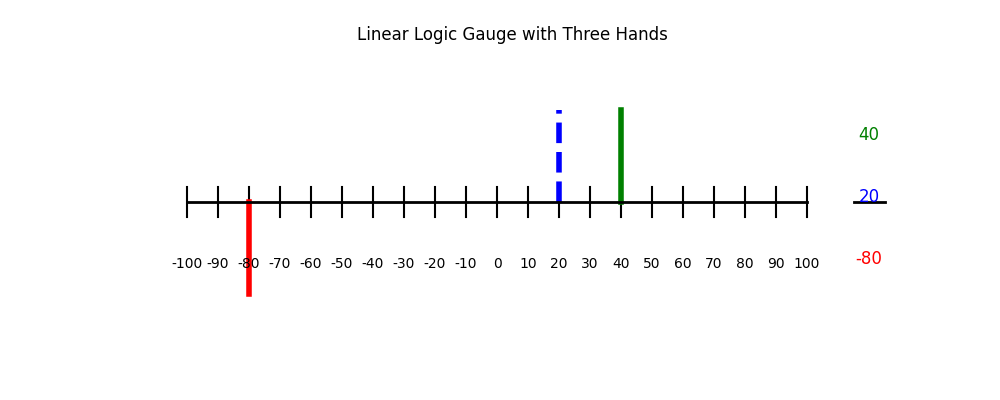

Generate this figure with Python:
import numpy as np
import matplotlib.pyplot as plt

def plot_linear_gauge(positive_value, negative_value, third_value):
    # Create figure and axis
    fig, ax = plt.subplots(figsize=(10, 4))  # Adjusting for a wide linear layout
    
    # Set up the linear dial, now with negative values
    max_value = 100
    min_value = -100
    ax.set_xlim(min_value, max_value)
    ax.set_ylim(-1, 1)
    
    # Draw the linear dial with tick marks for both negative and positive values
    tick_positions = np.linspace(min_value, max_value, 21)
    for i in range(min_value, max_value + 1, 10):
        ax.text(i, -0.2, str(i), ha='center', va='center')
        ax.plot([i, i], [-0.05, 0.05], color='black')  # Small vertical ticks
    
    # Plot the hands
    ax.plot([positive_value, positive_value], [0, 0.3], color='green', lw=4, label=f'Positive: {positive_value}')
    ax.plot([negative_value, negative_value], [0, -0.3], color='red', lw=4, label=f'Negative: {negative_value}')
    ax.plot([third_value, third_value], [0, 0.3], color='blue', lw=4, label=f'Third: {third_value}', linestyle='--')

    # Plot the base line for the linear dial
    ax.plot([min_value, max_value], [0, 0], color='black', lw=2)
    
    # Add legend on the right side of the dial
    ax.text(max_value + 20, 0.2, str(positive_value), ha='center', fontsize=12, color='green')
    ax.text(max_value + 20, -0.2, str(negative_value), ha='center', fontsize=12, color='red')
    ax.text(max_value + 20, 0, str(third_value), ha='center', fontsize=12, color='blue')
    ax.plot([max_value + 15, max_value + 25], [0, 0], color='black', lw=2)  # Dividing line for legend

    # Set limits and hide axes
    ax.set_xlim(min_value - 20, max_value + 30)  # Leave room for the legend
    ax.set_ylim(-0.5, 0.5)
    ax.axis('off')
    
    # Set the title
    plt.title('Linear Logic Gauge with Three Hands')
    
    # Show the plot
    plt.show()

# Test the linear gauge with three hands and example values
plot_linear_gauge(40, -80, 20)
